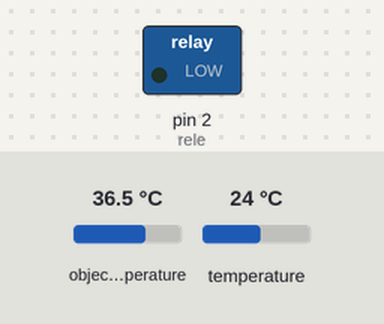
Bench run of a sketch on a simulated Arduino Uno, built with avr-gcc and run on an emulated ATmega328P. On the bench: switched loads named in the sketch (green lamp = pin HIGH). Inputs (shaded band) come from the test bench; at power-on: object temperature 36.5 °C, temperature 24 °C. What the sketch prints to the serial monitor is not drawn.

Above: at 0.1 s.
At 7.1 s:
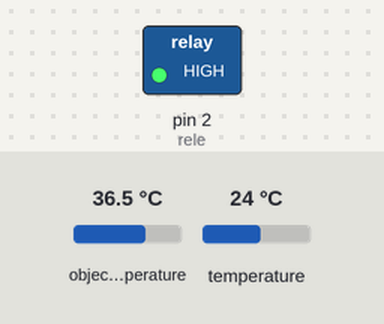
Timing chart, 0 to 8.6 s (numbered marks = the images above):
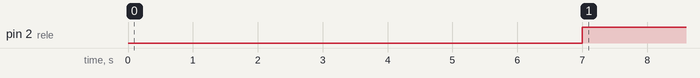

The sketch:

Codigo1.ino
```cpp
#include <Wire.h>               //Biblioteca I2C
#include <SparkFunMLX90614.h>   //Biblioteca SensorInfravermelho-gy906

IRTherm therm;                  //Objeto do sensor

int rele = 2;
int tempo_espera = 180;         //Segundos
int tempo_ativo = 7;            //Segundos

float temp_ambiente, temp_objeto;
bool cooldown = false;

char comando = ' ';

void setup() {
  Serial.begin(9600);
  therm.begin();
  therm.setUnit(TEMP_C);

  pinMode(rele, OUTPUT);
  digitalWrite(rele, HIGH);
}

void loop() {
  if (Serial.available()) {
  comando = Serial.read();
    if (comando == 'L') {
      BotaoAPP();
      }
  }

  if (therm.read()) {
    temp_objeto = therm.object();
    temp_ambiente = therm.ambient();
    PrintInfo();

    if (cooldown == true){
      for (int i = 0; i < (tempo_espera); i++){

        if (Serial.available()) {
        comando = Serial.read();
          if (comando == 'L') {
          BotaoAPP();
          }
        }

        temp_objeto = therm.object();
        temp_ambiente = therm.ambient();
        PrintInfo();
        delay(1000);
      }
      cooldown = false;
    }

    if (temp_objeto > 35.0){
      LigarRele();
    }
  }
  delay(1000);
}

void LigarRele(){
  digitalWrite(rele, LOW);
  delay(tempo_ativo*1000);
  digitalWrite(rele, HIGH);
  cooldown = true;
}

void BotaoAPP(){
  digitalWrite(rele, LOW);
  delay(tempo_ativo*1000);
  digitalWrite(rele, HIGH);
}

void PrintInfo(){
  Serial.print(String(temp_objeto) + "-" + String(temp_ambiente));
}
```

Measured:
- by itself, pin 2 (rele): LOW → HIGH at 7.0 s
